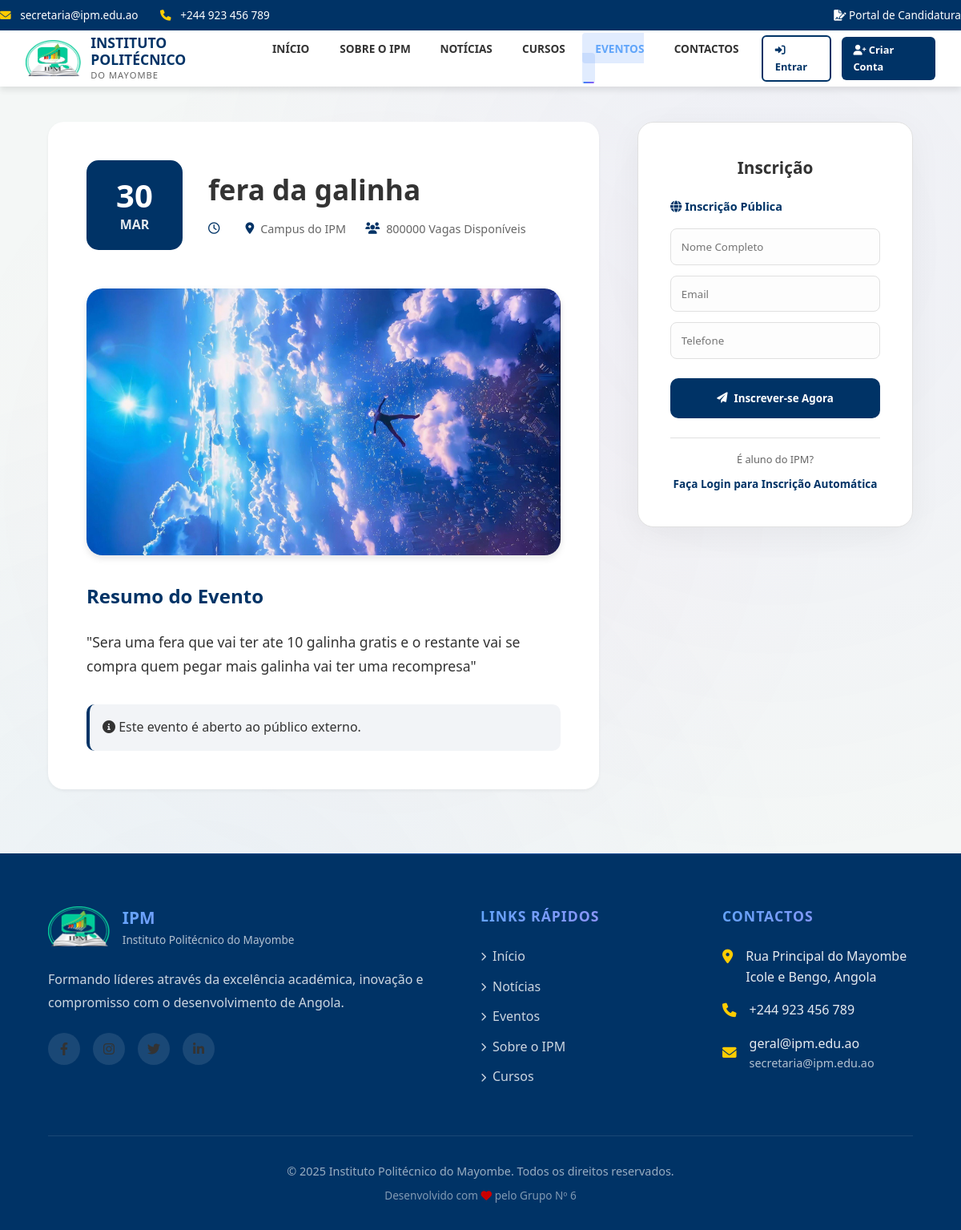
The page /evento/d5b385cb-aaca-4953-8c64-cf30b8a2353a/ on the database its author committed.
### pages/models.py (models this page shows, shortened)
class Evento(models.Model):
    id = models.UUIDField(default=uuid.uuid4, editable=False, primary_key=True)
    titulo = models.CharField(max_length=255, verbose_name='Título')
    data = models.DateField(verbose_name='Data do Evento')
    descricao = models.TextField(blank=True, null=True, verbose_name='Descrição')
    vagas = models.IntegerField(default=50, verbose_name='Número de Vagas')
    exclusivo_alunos = models.BooleanField(default=True, verbose_name='Exclusivo para Alunos')
    imagem = models.ImageField(upload_to='static/uploads/events/', blank=True, null=True, verbose_name='Imagem')
    criado_em = models.DateTimeField(auto_now_add=True)
    class Meta:
        verbose_name = 'Evento'
        verbose_name_plural = 'Eventos'
        ordering = ['data']

### pages/views.py (the view)
# urls.py: path('evento/<uuid:pk>/', EventoDetailView.as_view(), name='evento_detail'),
class EventoDetailView(DetailView):
    model = Evento
    template_name = 'pages/evento_detail.html'
    context_object_name = 'evento'
    def get_context_data(self, **kwargs):
        context = super().get_context_data(**kwargs)
        from .models import InscricaoEvento
        if self.request.user.is_authenticated and hasattr(self.request.user, 'aluno'):
            context['ja_inscrito'] = InscricaoEvento.objects.filter(
                evento=self.object,
                aluno=self.request.user.aluno
            ).exists()
        else:
            context['ja_inscrito'] = False
        return context

### pages/templates/pages/evento_detail.html (shortened to what this page needs)
{% extends 'pages/index.html' %}
{% load static %}
{% block content %}
<main class="container" style="margin-top: 2rem;">
    <div class="event-detail-wrapper">
        <div class="event-main-content">
            <header class="event-header-info">
                <div class="event-date-large">
                    <span class="day">{{ evento.data|date:"d" }}</span>
                    <span class="month">{{ evento.data|date:"M" }}</span>
                </div>
                <div class="header-text">
                    <h1>{{ evento.titulo }}</h1>
                    <div class="event-meta-grid">
                        <div class="meta-item">
                            <i class="far fa-clock"></i>
                        </div>
                        <div class="meta-item">
                            <i class="fas fa-map-marker-alt"></i>
                            <span>Campus do IPM</span>
                        </div>
                        <div class="meta-item">
                            <i class="fas fa-users"></i>
                            <span>{{ evento.vagas }} Vagas Disponíveis</span>
                        </div>
                    </div>
                </div>
            </header>
            {% if evento.imagem %}
                <div class="event-featured-image" style="margin-bottom: 2rem; border-radius: 20px; overflow: hidden; box-shadow: var(--shadow-md);">
                    <img src="{{ evento.imagem.url }}" alt="{{ evento.titulo }}" style="width: 100%; height: auto; display: block;">
                </div>
            {% endif %}
            <div class="event-description">
                <h3>Resumo do Evento</h3>
                <p>{{ evento.descricao|linebreaks }}</p>
                {% if not evento.exclusivo_alunos %}
                    <div class="alert alert-info" style="background: rgba(0, 51, 102, 0.05); padding: 1rem; border-radius: 10px; border-left: 4px solid var(--uan-blue); margin-top: 2rem;">
                        <i class="fas fa-info-circle"></i> Este evento é aberto ao público externo.
                    </div>
                {% endif %}
            </div>
        </div>
        <aside class="event-sidebar">
            <div class="registration-card">
                <h3>Inscrição</h3>
                {% if user.is_authenticated %}
                    {% if ja_inscrito %}
                        <form method="post" action="{% url 'pages:cancelar_inscricao' evento.id %}">
                            {% csrf_token %}
                            <p style="margin-bottom: 1.5rem; font-size: 0.9rem; color: #2e7d32; background: #e8f5e9; padding: 0.8rem; border-radius: 8px;">
                                <i class="fas fa-check-circle"></i> <strong>Você já está inscrito neste evento!</strong>
                            </p>
                            <button type="submit" class="btn-register-event" style="width: 100%; background: var(--uan-red);" onmouseover="this.style.background='#b30000'" onmouseout="this.style.background='var(--uan-red)'">
                                <i class="fas fa-calendar-times"></i> Cancelar Minha Inscrição
                            </button>
                        </form>
                    {% else %}
                        <form method="post" action="{% url 'pages:inscrever_evento' evento.id %}">
                            {% csrf_token %}
                            <p style="margin-bottom: 1.5rem; font-size: 0.9rem; color: var(--text-muted);">
                                Olá <strong>{{ user.first_name }}</strong>, as inscrições para alunos são automáticas após clicar no botão abaixo.
                            </p>
                            <button type="submit" class="btn-register-event" style="width: 100%;">
                                <i class="fas fa-calendar-plus"></i> Confirmar Inscrição
                            </button>
                        </form>
                    {% endif %}
                {% else %}
                    {% if not evento.exclusivo_alunos %}
                        <form method="post" action="{% url 'pages:inscrever_evento' evento.id %}">
                            <p style="margin-bottom: 1rem; font-size: 0.9rem; font-weight: 600; color: var(--uan-blue);">
                                <i class="fas fa-globe"></i> Inscrição Pública
                            </p>
                            <div style="display: flex; flex-direction: column; gap: 0.8rem; margin-bottom: 1.5rem;">
                                <input type="text" name="nome" placeholder="Nome Completo" required style="width: 100%; padding: 0.8rem; border-radius: 8px; border: 1px solid var(--border-color); background: #fdfdfd;">
                                <input type="email" name="email" placeholder="Email" required style="width: 100%; padding: 0.8rem; border-radius: 8px; border: 1px solid var(--border-color); background: #fdfdfd;">
                                <input type="tel" name="telefone" placeholder="Telefone" required style="width: 100%; padding: 0.8rem; border-radius: 8px; border: 1px solid var(--border-color); background: #fdfdfd;">
                            </div>
                            <button type="submit" class="btn-register-event" style="width: 100%;">
                                <i class="fas fa-paper-plane"></i> Inscrever-se Agora
                            </button>
                        </form>
                        <div style="margin-top: 1.5rem; text-align: center; border-top: 1px solid var(--border-color); padding-top: 1rem;">
                            <p style="font-size: 0.8rem; color: var(--text-muted); margin-bottom: 0.5rem;">É aluno do IPM?</p>
                            <a href="{% url 'pages:login' %}" style="font-size: 0.85rem; color: var(--uan-blue); font-weight: 600;">Faça Login para Inscrição Automática</a>
                        </div>
                    {% endif %}
                {% endif %}
            </div>
        </aside>
    </div>
</main>
{% endblock %}

### static/css/styles.css (style rules this page uses)
html { scroll-behavior: smooth; }
:root { --uan-blue: #003366; --uan-light-blue: #0088cc; --uan-yellow: #ffcc00; --uan-red: #cc0000; --accent: var(--uan-blue); --accent-hover: var(--uan-light-blue); --secondary: var(--uan-yellow); --shadow-sm: 0 2px 4px rgba(0,0,0,0.05); --shadow-md: 0 4px 8px rgba(0,0,0,0.1); --shadow-lg: 0 10px 15px rgba(0,0,0,0.1); --transition: all 0.3s ease; --primary: #ffffff; --primary-light: #f4f7f6; --text-main: #333333; --text-active: #003366; --text-muted: #666666; --bg-main: #ffffff; --card-bg: #ffffff; --border-color: #e0e0e0; --header-bg: #ffffff; --header-top-bg: var(--uan-blue); --footer-bg: #003366; --footer-text: #ffffff; }
* { margin: 0; padding: 0; box-sizing: border-box; font-family: 'Segoe UI', 'Roboto', 'Helvetica Neue', sans-serif; }
body { background-color: var(--primary-light); color: var(--text-main); line-height: 1.6; overflow-x: hidden; padding-top: 120px; }
.container { width: 90%; max-width: 1200px; margin: 0 auto; }
a { text-decoration: none; color: inherit; transition: var(--transition); }

### static/css/animations.css (style rules this page uses)
body::before { content: ''; position: fixed; top: 0; left: 0; width: 100%; height: 100%; background: radial-gradient(circle at 20% 80%, rgba(59, 130, 246, 0.05) 0%, transparent 50%), radial-gradient(circle at 80% 20%, rgba(139, 92, 246, 0.05) 0%, transparent 50%), radial-gradient(circle at 40% 40%, rgba(236, 72, 153, 0.03) 0%, transparent 50%); pointer-events: none; z-index: -1; }

### pages/templates/pages/evento_detail.html (style rules this page uses)
.event-detail-wrapper { display: grid; grid-template-columns: 2fr 1fr; gap: 3rem; margin-bottom: 5rem; }
.event-main-content { background: var(--bg-main); padding: 3rem; border-radius: 20px; box-shadow: var(--shadow-sm); }
.event-header-info { display: flex; gap: 2rem; margin-bottom: 3rem; align-items: center; }
.event-date-large { background: var(--uan-blue); color: white; padding: 1.5rem; border-radius: 15px; text-align: center; min-width: 120px; display: flex; flex-direction: column; line-height: 1; }
.event-date-large .day { font-size: 2.5rem; font-weight: 800; margin-bottom: 0.5rem; }
.event-date-large .month { font-size: 1rem; text-transform: uppercase; font-weight: 700; opacity: 0.9; }
.header-text h1 { font-size: 2.2rem; margin-bottom: 1rem; line-height: 1.2; }
.event-meta-grid { display: flex; flex-wrap: wrap; gap: 1.5rem; color: var(--text-muted); font-size: 0.9rem; }
.meta-item { display: flex; align-items: center; gap: 0.5rem; }
.meta-item i { color: var(--uan-blue); }
.event-description h3 { margin-bottom: 1.5rem; color: var(--uan-blue); font-size: 1.5rem; }
.event-description p { font-size: 1.1rem; line-height: 1.7; color: var(--text-main); }
.event-sidebar { position: sticky; top: 130px; height: fit-content; }
.registration-card { background: white; padding: 2.5rem; border-radius: 20px; box-shadow: 0 10px 40px rgba(0,0,0,0.05); border: 1px solid var(--border-color); }
.registration-card h3 { margin-bottom: 1.25rem; font-size: 1.3rem; text-align: center; }
.btn-register-event { background: var(--uan-blue); color: white; border: none; padding: 1rem; border-radius: 10px; font-weight: 700; cursor: pointer; transition: all 0.3s ease; display: flex; align-items: center; justify-content: center; gap: 0.5rem; text-decoration: none; }

### rows shown on the page
Evento: data "30", data "MAR", titulo "fera da galinha", vagas "800000", imagem (picture), descricao "\"Sera uma fera que vai ter ate 10 galinha gratis e o restante vai se compra quem pegar mais galinha vai ter uma recompresa\""
